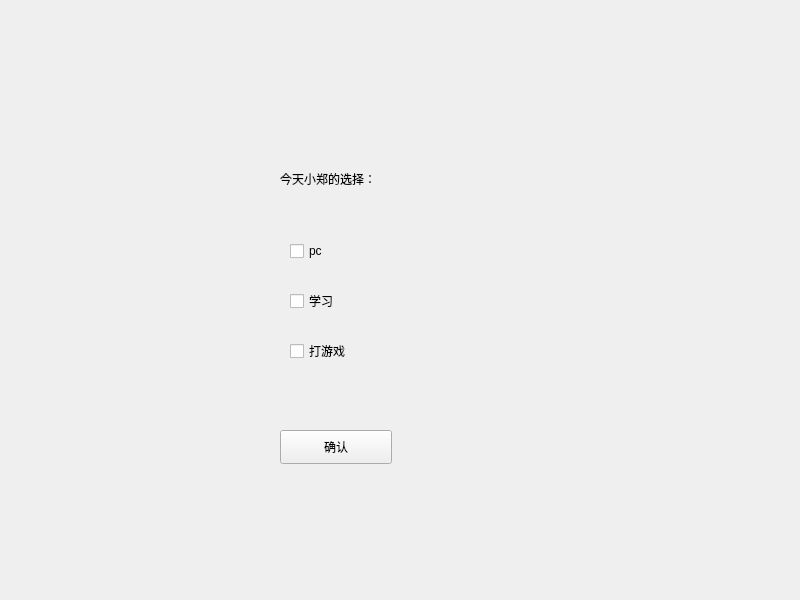
<?xml version="1.0" encoding="UTF-8"?>
<ui version="4.0">
 <class>Widget</class>
 <widget class="QWidget" name="Widget">
  <property name="geometry">
   <rect>
    <x>0</x>
    <y>0</y>
    <width>800</width>
    <height>600</height>
   </rect>
  </property>
  <property name="windowTitle">
   <string>Widget</string>
  </property>
  <widget class="QCheckBox" name="checkBox">
   <property name="geometry">
    <rect>
     <x>290</x>
     <y>240</y>
     <width>105</width>
     <height>22</height>
    </rect>
   </property>
   <property name="text">
    <string>pc</string>
   </property>
  </widget>
  <widget class="QCheckBox" name="checkBox_2">
   <property name="geometry">
    <rect>
     <x>290</x>
     <y>290</y>
     <width>105</width>
     <height>22</height>
    </rect>
   </property>
   <property name="text">
    <string>学习</string>
   </property>
  </widget>
  <widget class="QCheckBox" name="checkBox_3">
   <property name="geometry">
    <rect>
     <x>290</x>
     <y>340</y>
     <width>105</width>
     <height>22</height>
    </rect>
   </property>
   <property name="text">
    <string>打游戏</string>
   </property>
  </widget>
  <widget class="QLabel" name="label">
   <property name="geometry">
    <rect>
     <x>280</x>
     <y>170</y>
     <width>361</width>
     <height>18</height>
    </rect>
   </property>
   <property name="text">
    <string>今天小郑的选择：</string>
   </property>
  </widget>
  <widget class="QPushButton" name="pushButton">
   <property name="geometry">
    <rect>
     <x>280</x>
     <y>430</y>
     <width>112</width>
     <height>34</height>
    </rect>
   </property>
   <property name="text">
    <string>确认</string>
   </property>
  </widget>
 </widget>
 <resources/>
 <connections/>
</ui>
